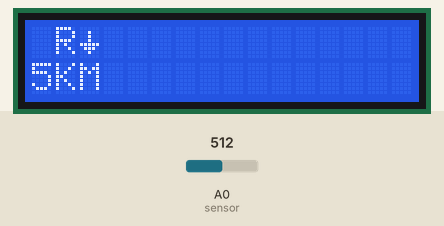
Simulated run of this sketch. Board: Arduino Uno, built with avr-gcc and run on an emulated ATmega328P. Shown: 16×2 character LCD. The inputs (shaded band) are chosen by the test bench; at power-on: A0 (sensor) = 512. The modem accepts every AT command (registered, SIM ready, sends succeed) and sends nothing else; what the sketch prints to the serial monitor is not drawn.

Above: at 3.3 s.
3.4 s: A0 (sensor) set to 0
At 5.7 s:
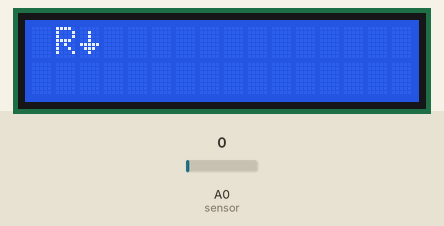
At 6.6 s:
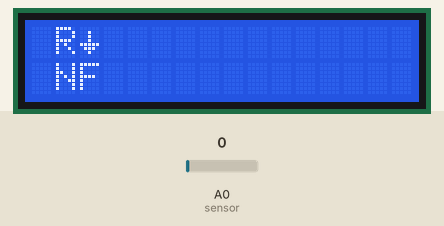
8.0 s: A0 (sensor) set to 92
9.9 s: A0 (sensor) set to 106
At 12.1 s:
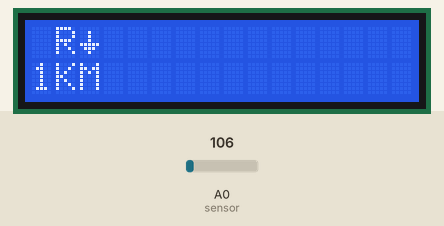
14.5 s: A0 (sensor) set to 689
At 16.5 s:
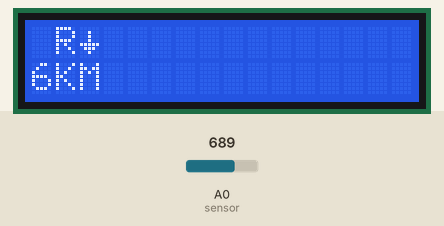
19.1 s: A0 (sensor) set to 713
22.8 s: A0 (sensor) set to 988
27.4 s: A0 (sensor) set to 1013
Timing chart, 0 to 30.4 s (numbered marks = the images above; inputs shaded):
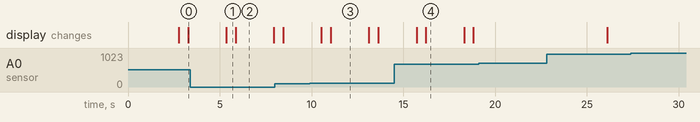

Measured:
- the behaviour switches between 99 and 100 on A0 (sensor) (found by bisection; images 2 and 3)
- after the input at 3.4 s, the display: first differs from a run without the input after 2.5 s (image 2)
- after the input at 9.9 s, the display: first differs from a run without the input after 1.1 s (image 3)
- after the input at 14.5 s, the display: first differs from a run without the input after 1.7 s (image 4)
- after the input at 19.1 s, every drawn part: stays the same
- what the display in image 1 shows lasts 0.5 s, from 5.4 s to 5.9 s
- what the display in image 2 shows lasts 2.0 s, from 5.9 s to 7.9 s

The sketch:

fault.ino
```cpp
#include <LiquidCrystal.h>
LiquidCrystal lcd(2,3,4,5,6,7);
#include <SoftwareSerial.h>
#define sensor A0

#define RX 9
#define TX 10

int read_ADC;
int distance;

byte symbol[8] = {
        B00000,
        B00100,
        B00100,
        B00100,
        B11111,
        B01110,
        B00100,
        B00000
        };

String AP = "elegant";       // AP NAME
String PASS = "smartwork"; // AP PASSWORD
String API = "EDBHIBQE2VMS8GMY";   // Write API KEY
String HOST = "api.thingspeak.com";
String PORT = "80";
int countTrueCommand;
int countTimeCommand;
boolean found = false;
int valSensor = 1;

SoftwareSerial esp8266(RX,TX);

void setup() {
  pinMode(sensor,INPUT);
lcd.createChar(1, symbol);

lcd.begin(16, 2);
lcd.clear();
lcd.setCursor(0, 0); // set the cursor to column 0, line 2
lcd.print("Welcome to Cable");
lcd.setCursor(0, 1); // set the cursor to column 0, line 2
lcd.print("Fault  Detection");
delay(1000);
  Serial.begin(9600);
  esp8266.begin(115200);
  sendCommand("AT",5,"OK");
  sendCommand("AT+CWMODE=1",5,"OK");
  sendCommand("AT+CWJAP=\""+ AP +"\",\""+ PASS +"\"",20,"OK");
}

void loop() {

 String getData = "GET /update?api_key="+ API +"&field1="+getdata();
 sendCommand("AT+CIPMUX=1",5,"OK");
 sendCommand("AT+CIPSTART=0,\"TCP\",\""+ HOST +"\","+ PORT,15,"OK");
 sendCommand("AT+CIPSEND=0," +String(getData.length()+4),4,">");
 esp8266.println(getData);delay(1500);countTrueCommand++;
 sendCommand("AT+CIPCLOSE=0",5,"OK");
lcd.clear();
lcd.setCursor(1,0);
lcd.print("R");
lcd.write(1);
delay(500);

getdata();
lcd.setCursor(0,1);
if(distance>0){lcd.print(distance); lcd.print("KM  ");}
else{lcd.print(" NF ");}
delay(500);

}

String getdata(){
read_ADC = analogRead(sensor);
distance = read_ADC/100;

if(distance>9)distance = 0;

if(distance >= 7)
{
  sms();
delay(200);
 }
 return String(distance);
}

void sms()
{
  Serial.begin(9600); //Baud rate of the GSM/GPRS Module
  Serial.print("\r");
  delay(1000);
  //Serial.print(“AT+CMGF=1\r”);
  Serial.print("AT+CMGF=1\r");
  delay(1000);
 // Serial.print(“AT + CMGS = \”+919948896119\”\r”);
  Serial.print("AT+CMGS=\"+919381595215\"\r");
  delay(1000);
  Serial.print("Fault detected...pls resolve");
  delay(1000);
  Serial.write(0x1A);
  delay(1000);
}


void sendCommand(String command, int maxTime, char readReplay[]) {
  Serial.print(countTrueCommand);
  Serial.print(". at command => ");
  Serial.print(command);
  Serial.print(" ");
  while(countTimeCommand < (maxTime*1))
  {
    esp8266.println(command);//at+cipsend
    if(esp8266.find(readReplay))//ok
    {
      found = true;
      break;
    }

    countTimeCommand++;
  }

  if(found == true)
  {
    Serial.println("OYI");
    countTrueCommand++;
    countTimeCommand = 0;
  }

  if(found == false)
  {
    Serial.println("Fail");
    countTrueCommand = 0;
    countTimeCommand = 0;
  }

  found = false;
 }
```
